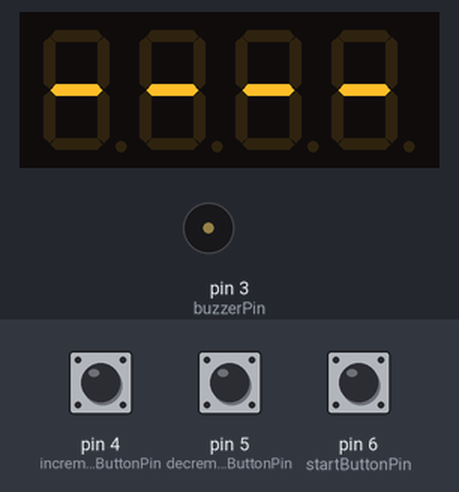
Simulated run of this sketch. Board: Arduino Uno, built with avr-gcc and run on an emulated ATmega328P. On the bench: 4-digit seven-segment display, buzzer (waves = sounding, pin HIGH). Inputs (shaded band) come from the test bench; at power-on: pin 4 (incrementButtonPin) HIGH, pin 6 (startButtonPin) HIGH, pin 5 (decrementButtonPin) HIGH.

Above: at 1.2 s.
1.3 s: pin 4 (incrementButtonPin) pulled LOW for 0.15 s
At 2.8 s:
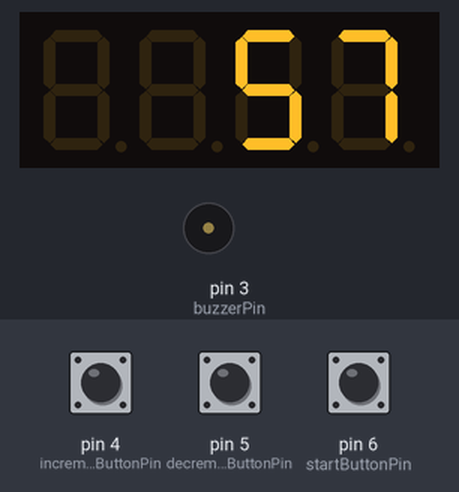
4.4 s: pin 6 (startButtonPin) pulled LOW for 0.15 s
At 6.2 s:
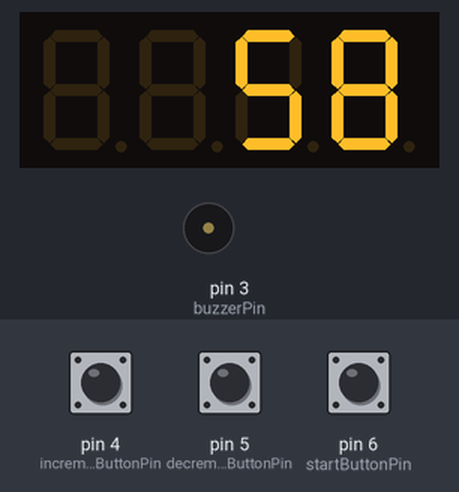
6.9 s: pin 5 (decrementButtonPin) pulled LOW for 0.15 s
At 7.5 s:
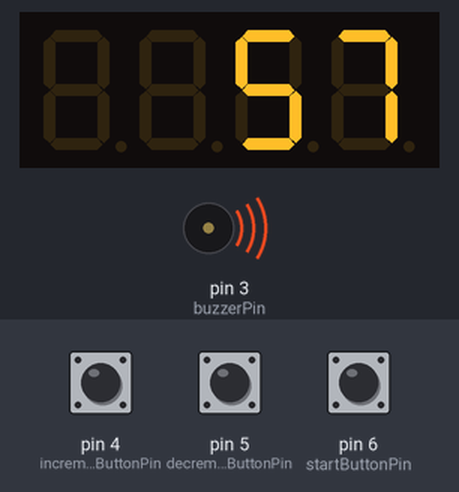
10.0 s: pin 6 (startButtonPin) pulled LOW for 3.2 s
16.2 s: pin 4 (incrementButtonPin) pulled LOW for 1 s
At 18.0 s:
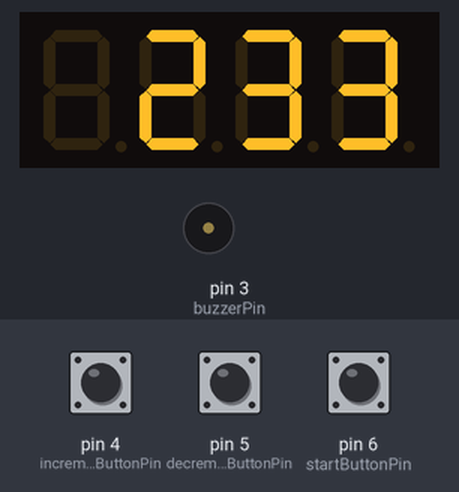
18.7 s: pin 5 (decrementButtonPin) pulled LOW for 1 s
At 19.07 s:
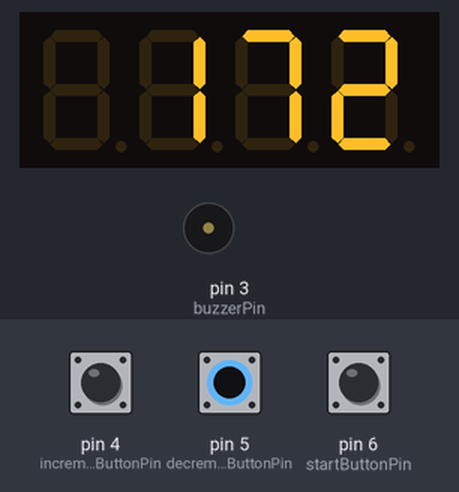
Timing chart, 0 to 21.7 s (numbered marks = the images above; inputs shaded):
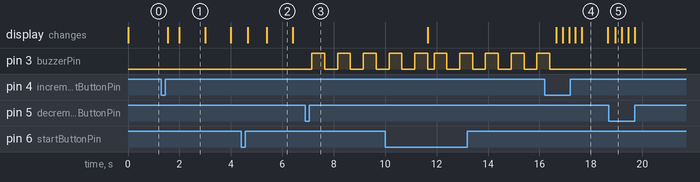

The sketch:

Timer_GPT_sevSeg_vanila.ino
```cpp
#include <SevSeg.h>

SevSeg sevseg; // Create an instance of the SevSeg library

const int buttonPin = 2;
const int buzzerPin = 3;

const int incrementButtonPin = 4;
const int decrementButtonPin = 5;
const int startButtonPin = 6;

const int buzzerDuration = 500; // 5 seconds

unsigned long timerDuration = 0000; // Default timer duration is 1 minute
unsigned long timerStartTime;
bool timerActive = false;


void setup() {
  byte numDigits = 4; // Number of digits in the display
  byte digitPins[] = {A0, A1, A2, A3}; // Digit pins
  byte segmentPins[] = {7, 8, 9, 10, 11, 12, 13}; // Segment pins

  sevseg.begin(COMMON_CATHODE, numDigits, digitPins, segmentPins);

  pinMode(buttonPin, INPUT_PULLUP);
  pinMode(buzzerPin, OUTPUT);
  pinMode(incrementButtonPin, INPUT_PULLUP);
  pinMode(decrementButtonPin, INPUT_PULLUP);
  pinMode(startButtonPin, INPUT_PULLUP);
}

void loop() {
  // Check if the increment button is pressed
  if (digitalRead(incrementButtonPin) == LOW) {
    timerDuration += 60000; // Increment timer duration by 1 minute
    delay(250); // Delay to avoid button bounce
  }

  // Check if the decrement button is pressed
  if (digitalRead(decrementButtonPin) == LOW) {
    if (timerDuration >= 60000) {
      timerDuration -= 60000; // Decrement timer duration by 1 minute
    }
    delay(250); // Delay to avoid button bounce
  }

  // Check if the start button is pressed
  if (digitalRead(startButtonPin) == LOW) {
    timerActive = true;
    timerStartTime = millis(); // Store the start time of the timer
    delay(250); // Delay to avoid button bounce
  }

  // Check if the timer is active
  if (timerActive) {
    unsigned long currentTime = millis();
    unsigned long elapsedTime = currentTime - timerStartTime;

    // Check if the timer has finished
    if (elapsedTime >= timerDuration) {
      digitalWrite(buzzerPin, HIGH); // Activate the buzzer
      delay(buzzerDuration); // Sound the buzzer for the specified duration
      digitalWrite(buzzerPin, LOW); // Turn off the buzzer
      delay(buzzerDuration); // Sound the buzzer for the specified duration
      digitalWrite(buzzerPin, HIGH); // Activate the buzzer
      delay(buzzerDuration); // Sound the buzzer for the specified duration
      digitalWrite(buzzerPin, LOW); // Turn off the buzzer
      delay(buzzerDuration); // Sound the buzzer for the specified duration
      digitalWrite(buzzerPin, HIGH); // Activate the buzzer
      delay(buzzerDuration); // Sound the buzzer for the specified duration
      digitalWrite(buzzerPin, LOW); // Turn off the buzzer
      delay(buzzerDuration); // Sound the buzzer for the specified duration
      digitalWrite(buzzerPin, HIGH); // Activate the buzzer
      delay(buzzerDuration); // Sound the buzzer for the specified duration
      digitalWrite(buzzerPin, LOW); // Turn off the buzzer
      delay(buzzerDuration); // Sound the buzzer for the specified duration
      digitalWrite(buzzerPin, HIGH); // Activate the buzzer
      delay(buzzerDuration); // Sound the buzzer for the specified duration
      digitalWrite(buzzerPin, LOW); // Turn off the buzzer

      timerActive = false; // Timer is no longer active
    }
  }

  // Display timer duration on the 7-segment display
  int secondsRemaining = (timerDuration - (millis() - timerStartTime)) / 1000;
  sevseg.setNumber(secondsRemaining, -1); // Set the number to display
  sevseg.refreshDisplay(); // Refresh the display
}
```

Measured:
- after the input at 1.3 s, the display: first changes after 0.25 s (image 1 shows a later state)
- after the input at 6.9 s, pin 3 (buzzerPin): alternates HIGH for 0.50 s and LOW for 0.50 s, starting after 0.25 s
- after the input at 16.2 s, the display: first changes after 0.45 s (image 4 shows a later state)
- what the display in image 1 shows lasts 1.0 s, from 2.0 s to 3.0 s
